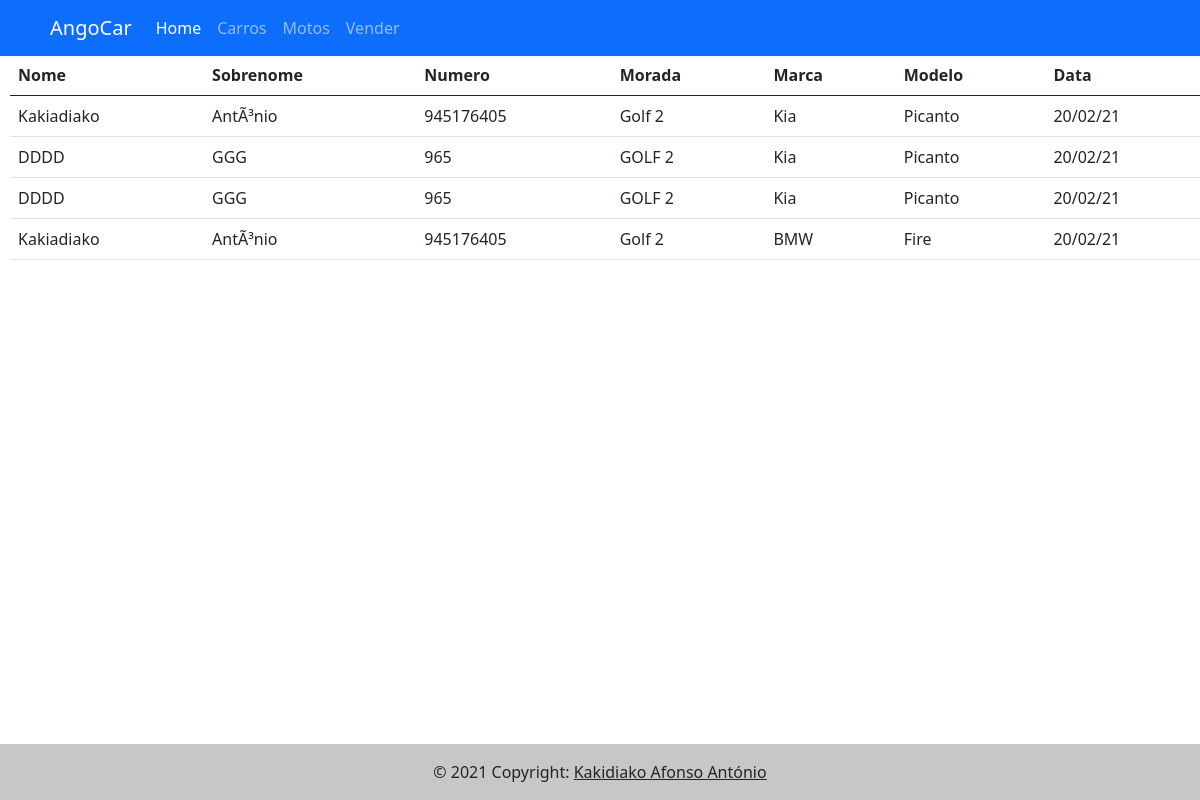
Screenshot of /historico.php with the database file from the repository.
### tables this page shows
CREATE TABLE IF NOT EXISTS `venda` (
  `id` int(11) NOT NULL AUTO_INCREMENT,
  `nome` varchar(250) NOT NULL,
  `sobrenome` varchar(250) NOT NULL,
  `numero` varchar(250) NOT NULL,
  `morada` varchar(250) NOT NULL,
  `automovel` varchar(250) NOT NULL,
  `data` varchar(250) NOT NULL,
  PRIMARY KEY (`id`)
);

### DAO/dao.php (called while the page is built, shortened)
<?php
$pdo = Conexao();
function relatorio()
{
    global $pdo;
    $query = "SELECT DISTINCT venda.*, carros.marca  FROM venda, carros
    WHERE venda.automovel = carros.modelo";
    $resultado = $pdo->prepare($query);
    $resultado->execute();
    return $resultado->fetchAll(PDO::FETCH_OBJ);
}
?>

### historico.php (the view, shortened to what this page needs)
<?php
include_once('./DAO/dao.php');
?>
<!DOCTYPE html>
<html lang="en">
<head>
    <link rel="stylesheet" href="./bootstrap/css/bootstrap.css">
    <link rel="stylesheet" href="./bootstrap/css/style.css">
</head>
<body>
<nav class="navbar navbar-expand-lg navbar navbar-dark bg-primary fixed-top">
        <a href="index.php" class="navbar-brand">AngoCar</a>
        <div class="collapse navbar-collapse" id="navbarCollapse2">
            <div class="navbar-nav">
                <a href="index.php" class="nav-item nav-link active">Home</a>
                <a href="carros.php" class="nav-item nav-link">Carros</a>
                <a href="motos.php" class="nav-item nav-link">Motos</a>
                <a href="vender.php" class="nav-item nav-link">Vender</a>
            </div>
        </div>
</nav>
<table class="table margemTop tableMargin">
  <thead class="thead-dark">
    <tr>
      <th scope="col">Nome</th>
      <th scope="col">Sobrenome</th>
      <th scope="col">Numero</th>
      <th scope="col">Morada</th>
      <th scope="col">Marca</th>
      <th scope="col">Modelo</th>
      <th scope="col">Data</th>
    </tr>
  </thead>
  <tbody>
  <?php
    foreach (relatorio() as $value)
    {
      echo "
      <tr>
        <td>$value->nome</td>
        <td>$value->sobrenome</td>
        <td>$value->numero</td>
        <td>$value->morada</td>
        <td>$value->marca</td>
        <td>$value->automovel</td>
        <td>$value->data</td>
      </tr>
      ";
    }
  ?>
  </tbody>
</table>
<footer class="bg-light text-center text-lg-start fixed-bottom">
  <div class="text-center p-3" style="background-color: rgba(0, 0, 0, 0.2)">
    © 2021 Copyright:
    <a class="text-dark">Kakidiako Afonso António</a>
  </div>
</footer>
</body>
</html>

### rows the page displays
venda: nome "Kakiadiako", sobrenome "AntÃ³nio", numero "945176405", morada "Golf 2", marca "Kia", automovel "Picanto", data "20/02/21"
venda: nome "DDDD", sobrenome "GGG", numero "965", morada "GOLF 2", marca "Kia", automovel "Picanto", data "20/02/21"
venda: nome "DDDD", sobrenome "GGG", numero "965", morada "GOLF 2", marca "Kia", automovel "Picanto", data "20/02/21"
venda: nome "Kakiadiako", sobrenome "AntÃ³nio", numero "945176405", morada "Golf 2", marca "BMW", automovel "Fire", data "20/02/21"
